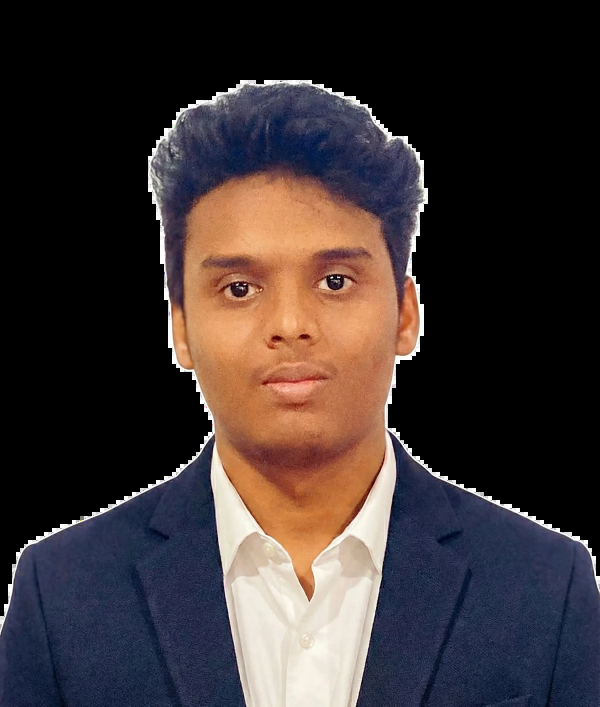
#> input picture assets/tejith.webp, 1200 x 1413 px, found by its file name (shown at 1/2 size)
$ python make-avatar.py
#> lines starting #> are read from the running program, lines starting #| are printed output that depends on the picture; after the words box and inside, x2 and y2 are one past the last pixel; in counts of white or black regions, pixels touching at a corner belong together
# Turns the cut-out portrait (assets/tejith.webp) into an illustrated avatar:
# edge-preserving smoothing, a handful of flat tones, and clean ink lines, so it stays crisp at any size.
# Run from the project folder:  python tools/make-avatar.py
import cv2
import numpy as np

src = cv2.imread("assets/tejith.webp", cv2.IMREAD_UNCHANGED)          # BGRA
#> src is the input picture: shape (1413, 1200, 4); mean B, G, R, A 49.8, 49.9, 59.5, 126.7
alpha = src[:, :, 3]
bgr = src[:, :, :3]
scale = 1100 / bgr.shape[1]
#> scale = 0.917
bgr = cv2.resize(bgr, None, fx=scale, fy=scale, interpolation=cv2.INTER_CUBIC)
#> bgr: shape (1295, 1100, 3)
alpha = cv2.resize(alpha, None, fx=scale, fy=scale, interpolation=cv2.INTER_CUBIC)
#> alpha: shape (1295, 1100)

# 1. smooth skin and fabric while keeping edges
smooth = bgr.copy()
for _ in range(10):
    smooth = cv2.bilateralFilter(smooth, 9, 30, 9)
smooth = cv2.edgePreservingFilter(smooth, flags=1, sigma_s=40, sigma_r=0.25)

# 2. flatten into a few tones (k-means over the visible pixels only)
mask = alpha > 128
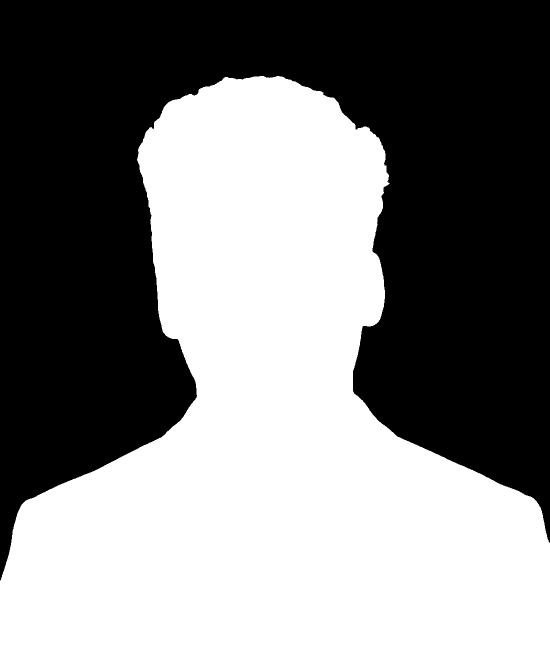
#> mask: shape (1295, 1100) bool (shown at 1/2 size); 49.7% white; 1 white region, box (x1, y1, x2, y2) and area: (0, 152, 1100, 1295) 707359
pix = smooth[mask].reshape(-1, 3).astype(np.float32)
K = 7
_, labels, centers = cv2.kmeans(pix, K, None, (cv2.TERM_CRITERIA_EPS + cv2.TERM_CRITERIA_MAX_ITER, 30, 0.5), 4, cv2.KMEANS_PP_CENTERS)
#> centers = [[70.2, 43.15, 34.69], [98.79, 146.5, 216.2], [211.6, 225.4, 233.7], [58.03, 79.46, 146.1], [170.7, 186, 202.1], [87.24, 65.4, 67.59], [76.84, 118.1, 187.9]]
centers = np.uint8(centers)
#> centers = [[70, 43, 34], [98, 146, 216], [211, 225, 233], [58, 79, 146], [170, 185, 202], [87, 65, 67], [76, 118, 187]]
flat = smooth.copy()
flat[mask] = centers[labels.flatten()]
flat = cv2.medianBlur(flat, 9)
# soften saturation a touch so skin reads warm, not orange
hsv0 = cv2.cvtColor(flat, cv2.COLOR_BGR2HSV).astype(np.float32)
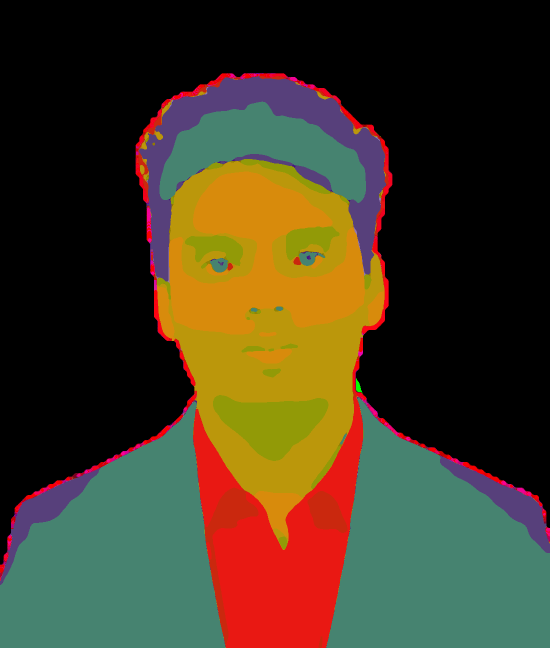
#> hsv0: shape (1295, 1100, 3) float32 (shown at 1/2 size); mean B, G, R 34.9, 57.5, 68.5
hsv0[:, :, 1] *= 0.82
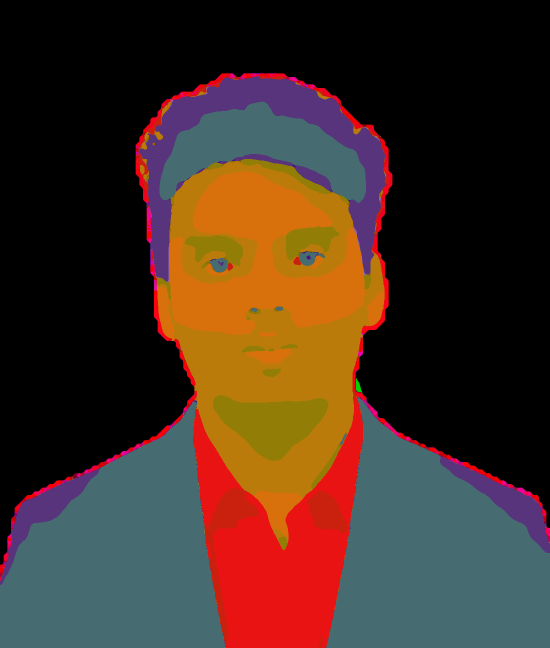
#> hsv0: shape (1295, 1100, 3) float32 (shown at 1/2 size); mean B, G, R 34.9, 47.3, 68.5
flat = cv2.cvtColor(np.clip(hsv0, 0, 255).astype(np.uint8), cv2.COLOR_HSV2BGR)

# 3. a gentle midnight tint in the shadows, to sit in the site's palette
hsv = cv2.cvtColor(flat, cv2.COLOR_BGR2HSV).astype(np.float32)
dark = hsv[:, :, 2] < 70
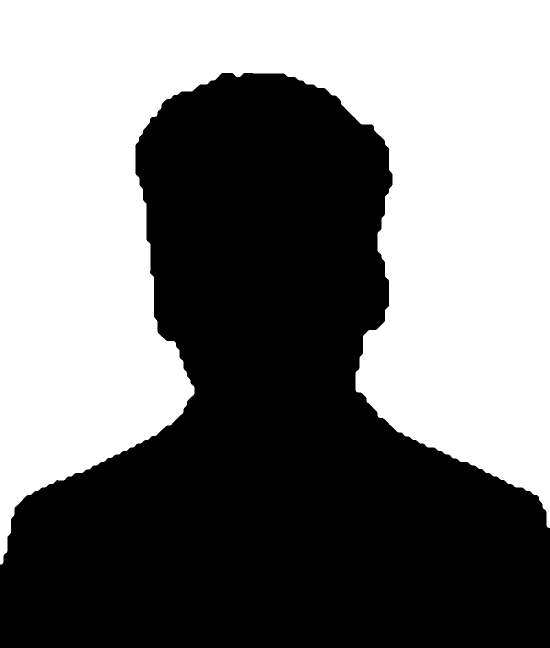
#> dark: shape (1295, 1100) bool (shown at 1/2 size); 48.9% white; 1 white region, box (x1, y1, x2, y2) and area: (0, 0, 1100, 1129) 696604
navy = np.array([59, 19, 7], np.float32)                                 # #07133B in BGR
flat_f = flat.astype(np.float32)
flat_f[dark] = flat_f[dark] * 0.6 + navy * 0.4
flat = np.clip(flat_f, 0, 255).astype(np.uint8)

# 4. ink lines only on strong edges (eyes, brows, lips, lapels, hairline)
gray = cv2.cvtColor(smooth, cv2.COLOR_BGR2GRAY)
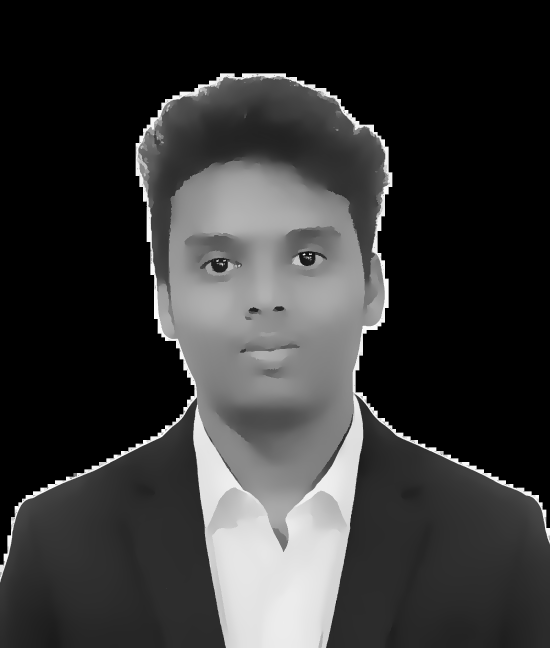
#> gray: shape (1295, 1100) (shown at 1/2 size); min 0, max 253, mean 52.7
gray = cv2.GaussianBlur(gray, (5, 5), 0)
edges = cv2.Canny(gray, 40, 110)
#> edges: shape (1295, 1100); 0.95% white in thin lines or dots, all inside (x1, y1, x2, y2) = (0, 146, 1100, 1295)
edges = cv2.dilate(edges, np.ones((2, 2), np.uint8))
edges = cv2.GaussianBlur(edges, (3, 3), 0)
ink = np.array([40, 16, 8], np.float32)
k = (edges.astype(np.float32) / 255.0 * 0.75)[:, :, None] * mask[:, :, None]
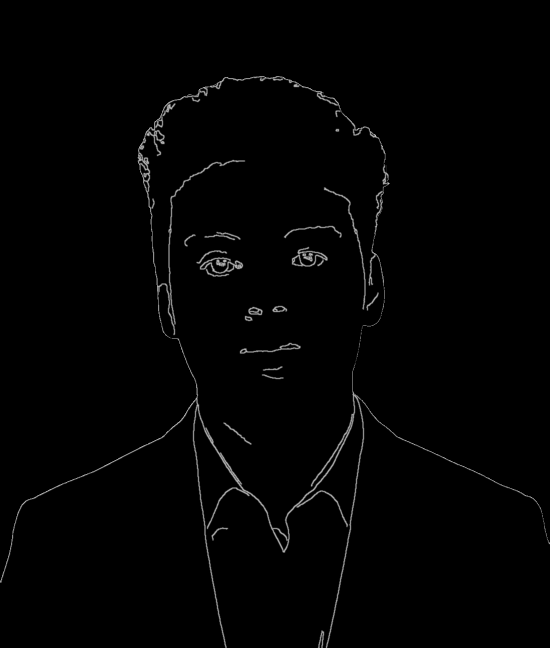
#> k: shape (1295, 1100, 1) float32 (shown at 1/2 size); min 0, max 0.75, mean 0.00975
flat = np.clip(flat.astype(np.float32) * (1 - k) + ink * k, 0, 255).astype(np.uint8)
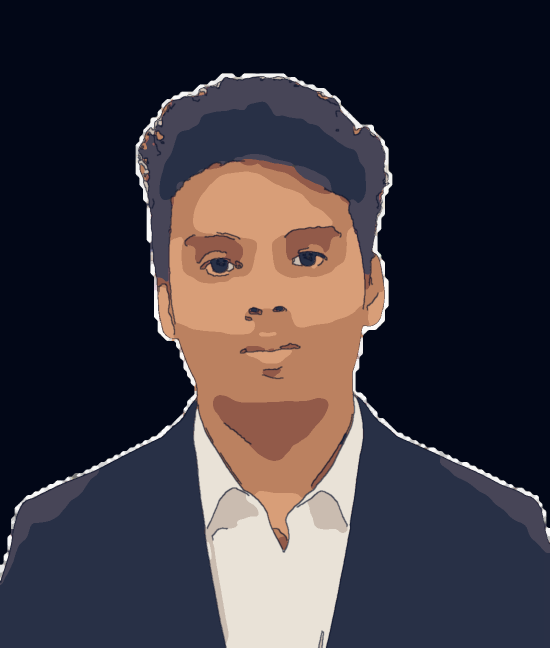
#> flat: shape (1295, 1100, 3) (shown at 1/2 size); mean B, G, R 63.2, 55.1, 60.1

# keep the clean alpha edge
alpha = cv2.GaussianBlur(alpha, (3, 3), 0)
out = np.dstack([flat, alpha])
cv2.imwrite("assets/avatar.webp", out, [cv2.IMWRITE_WEBP_QUALITY, 92])
print("assets/avatar.webp", out.shape[1], "x", out.shape[0])
#| assets/avatar.webp 1100 x 1295
